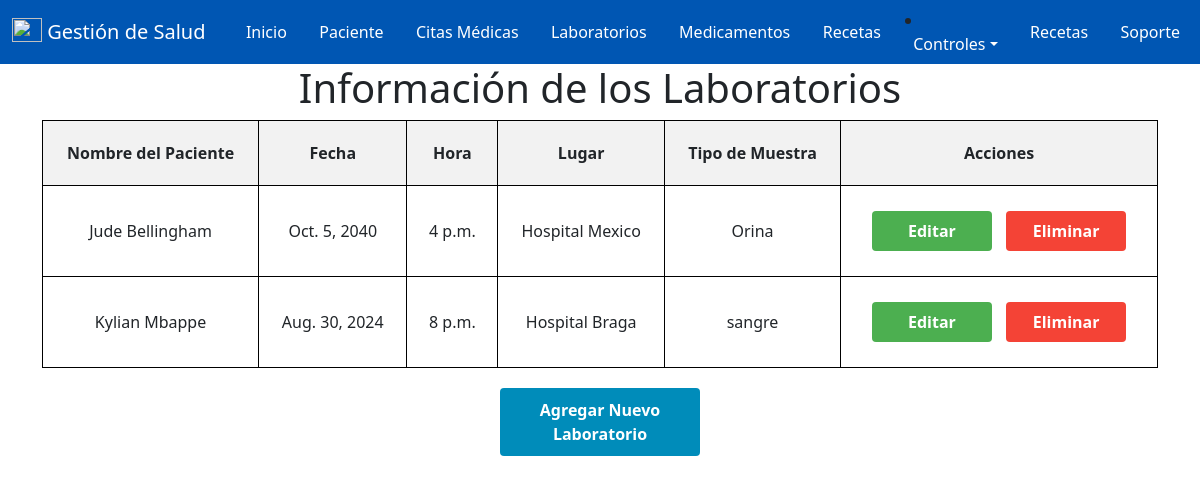
The page /laboratorios/ (signed in) on the database its author committed.
### salud/models.py (models this page shows, shortened)
class laboratorio (models.Model):
    id_Laboratorios = models.AutoField(primary_key=True , verbose_name='ID_Laboratorio')
    id_paciente = models.ForeignKey(paciente, on_delete=models.CASCADE)
    fecha = models.DateField(null=False, verbose_name='Fecha')
    hora = models.TimeField(null=False, verbose_name='Hora')
    lugar = models.CharField(max_length=200, verbose_name='Lugar')
    tipo_Muestra = models.CharField(max_length=50, verbose_name='Tipo de Muestra')
    id_usuario = models.ForeignKey(User, on_delete=models.CASCADE)

class paciente(models.Model):
    id_paciente = models.AutoField(primary_key=True , verbose_name='ID_Paciente')
    cedula = models.IntegerField(null=True,verbose_name='Cedula')
    nombre = models.CharField(max_length=50, verbose_name='Nombre')
    apellido = models.CharField(max_length=50, verbose_name='Apellido')
    sexo = models.CharField(max_length=20, verbose_name='Sexo')
    fecha_Nacimiento = models.DateField(null=True, verbose_name='Fecha de Nacimiento')
    edad = models.IntegerField ( verbose_name='Edad')
    direccion = models.CharField(max_length=50, verbose_name='Direccion')
    telefono = models.IntegerField( verbose_name='Telefono')
    email = models.EmailField( verbose_name='Email')
    id_usuario = models.ForeignKey(User, on_delete=models.CASCADE)

### salud/views.py (the view)
# urls.py: path('laboratorios/', views.laboratorios, name='laboratorios'),
@login_required(login_url='/accounts/login/')
def laboratorios(request):
    laboratorios = laboratorio.objects.filter(id_usuario=request.user)
    context = {
        'laboratorios': laboratorios
    }
    return render(request, 'Programar/laboratorios.html', context)

### salud/templates/Programar/laboratorios.html (shortened to what this page needs)
{% extends "base.html" %}
{% block contenido %}
<!DOCTYPE html>
<html>
<head>
</head>
<body>
    <h1>Información de los Laboratorios</h1>
    <form method="post" action="{% url 'laboratorios' %}">
        <table>
            <thead>
                <tr>
                    <th>Nombre del Paciente</th>
                    <th>Fecha</th>
                    <th>Hora</th>
                    <th>Lugar</th>
                    <th>Tipo de Muestra</th>
                    <th>Acciones</th>
                </tr>
            </thead>
            <tbody>
                {% for laboratorio in laboratorios %}
                <tr>
                    <td>{{ laboratorio.id_paciente.nombre }} {{ laboratorio.id_paciente.apellido }}</td>
                    <td>{{ laboratorio.fecha }}</td>
                    <td>{{ laboratorio.hora }}</td>
                    <td>{{ laboratorio.lugar }}</td>
                    <td>{{ laboratorio.tipo_Muestra }}</td>
                    <td>
                        <a href="{% url 'editar_laboratorios' laboratorio.id_Laboratorios%}" class="button edit-button">Editar</a>
                        <a href="{% url 'eliminar_laboratorios' laboratorio.id_Laboratorios%}" class="button delete-button" onclick="return confirm('¿Estás seguro de que deseas eliminar este laboratorio?');">Eliminar</a>
                    </td>
                </tr>
                {% empty %}
                <tr>
                    <td colspan="6">No hay Laboratorios disponibles.</td>
                </tr>
                {% endfor %}
            </tbody>
        </table>
        <a href="{% url 'agregar_laboratorio' %}" class="button add-button">Agregar Nuevo Laboratorio</a>
    </form>
</body>
</html>
{% endblock %}

### salud/templates/Programar/laboratorios.html (style rules this page uses)
table { width: 100%; border-collapse: collapse; }
th, td { border: 1px solid black; padding: 20px; text-align: center; }
th { background-color: #f2f2f2; }
tbody tr { border-bottom: 1px solid #ddd; }
.button { padding: 8px 12px; margin: 5px; border: none; border-radius: 4px; color: white; text-decoration: none; font-weight: bold; display: inline-block; width: 120px; text-align: center; box-sizing: border-box; }
.edit-button { background-color: #4CAF50; }
.delete-button { background-color: #f44336; }
.add-button { background-color: #008CBA; display: block; margin: 20px auto; width: 200px; text-align: center; text-decoration: none; color: white; padding: 10px; border-radius: 4px; }
h1 { text-align: center; }

### rows shown on the page
laboratorio: id_paciente.nombre "Jude", id_paciente.apellido "Bellingham", fecha "Oct. 5, 2040", hora "4 p.m.", lugar "Hospital Mexico", tipo_Muestra "Orina"
laboratorio: id_paciente.nombre "Kylian", id_paciente.apellido "Mbappe", fecha "Aug. 30, 2024", hora "8 p.m.", lugar "Hospital Braga", tipo_Muestra "sangre"
